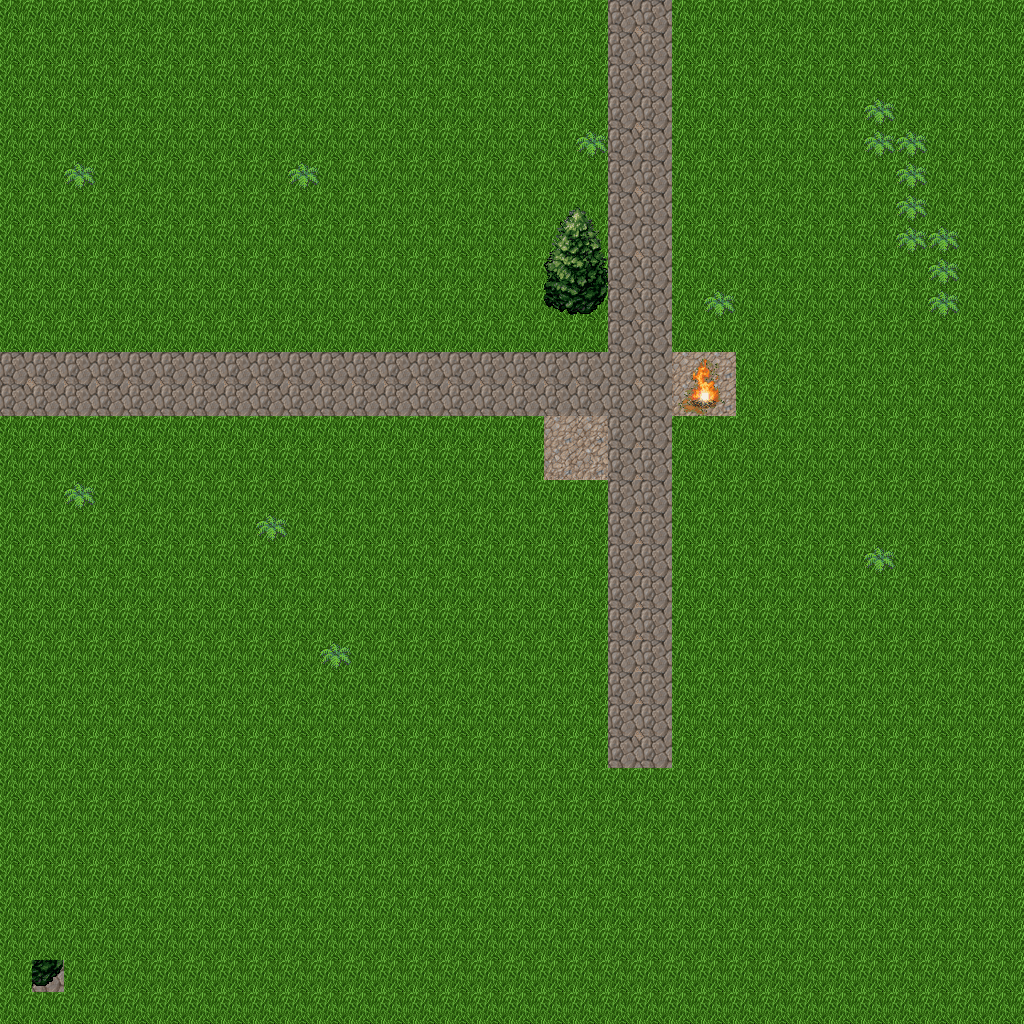

A 2D game scene composited from a Tiled map and its tileset images. What follows is a short description and the map's XML, with each tile layer's data collapsed to a summary:
An orthogonal 32x32 tile map with 32x32 px tiles, 3 tile layers (Untergrund, MapLayer, OverlayLayer).

<map version="1.0" orientation="orthogonal" renderorder="right-down" width="32" height="32" tilewidth="32" tileheight="32" nextobjectid="3">
 <tileset firstgid="1" name="tileset" tilewidth="32" tileheight="32" tilecount="256" columns="16">
  <image source="tileset.png" width="512" height="512" />
  <tile id="132">
   <properties>
    <property name="blocked" value="" />
   </properties>
  </tile>
  <tile id="133">
   <properties>
    <property name="blocked" value="" />
   </properties>
  </tile>
  <tile id="249">
   <properties>
    <property name="blocked" value="" />
   </properties>
  </tile>
  <tile id="250">
   <properties>
    <property name="blocked" value="" />
   </properties>
  </tile>
  <tile id="251">
   <properties>
    <property name="blocked" value="" />
   </properties>
  </tile>
 </tileset>
 <layer name="Untergrund" width="32" height="32">
  <data>[1024 cells, 9 non-empty, 6 distinct tile ids]</data>
 </layer>
 <layer name="MapLayer" width="32" height="32">
  <data>[1024 cells, 1024 non-empty, 15 distinct tile ids]</data>
 </layer>
 <objectgroup name="PlayerLayer" />
 <layer name="OverlayLayer" width="32" height="32">
  <data>[1024 cells, 23 non-empty, 7 distinct tile ids]</data>
 </layer>
</map>
